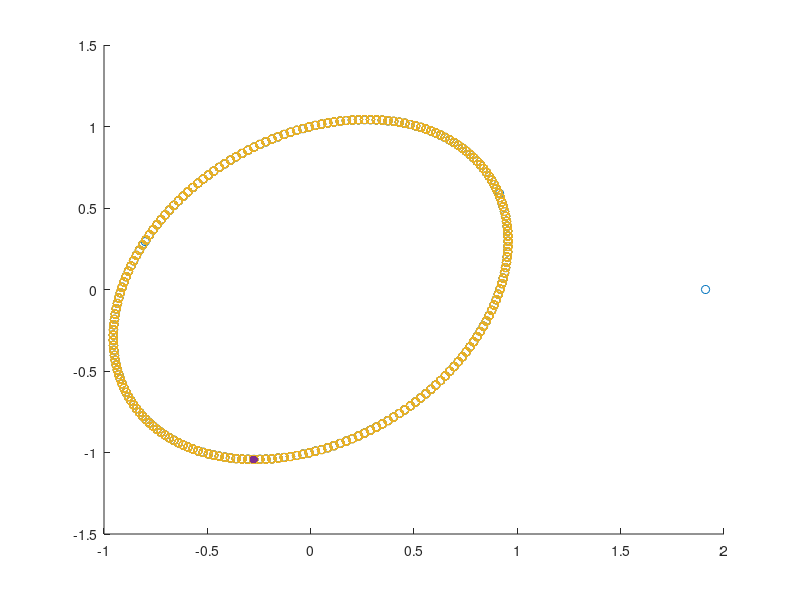
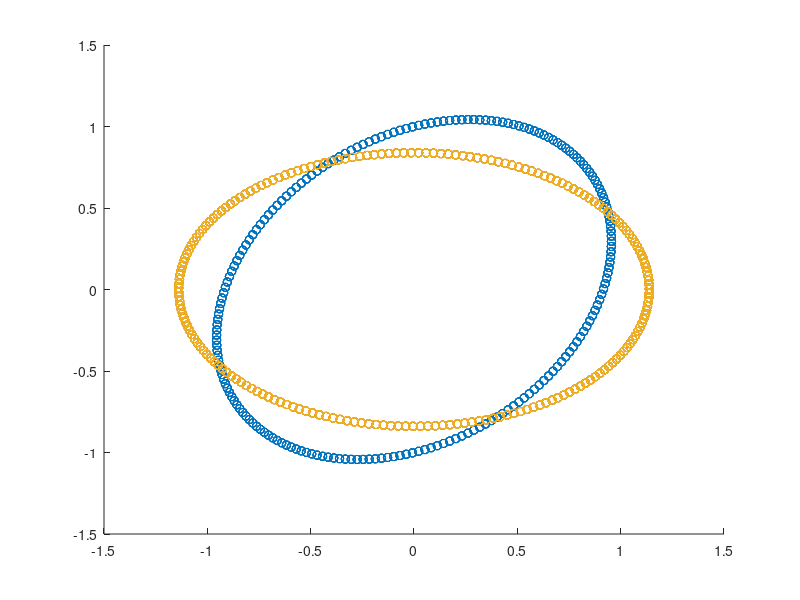

Recreate these plots in MATLAB, in order.
% Frequency of source
freq = 2000;

% Sampling rate
samp_rate = 39.8e3;

% Analong over sample rate
OSR = 16;

% Determine sample rate of simulation
sim_rate = samp_rate*OSR;

% Number of received samples
N = 1024;

% Time axis for simulation data
n = 0:(N*OSR-1);

% Create transmitted signal
x = exp(1i*2*pi*freq/sim_rate*n);

% I/Q Magnitude Imbalance
eps = 0;

% I/Q Phase Imbalance
phi = 0.3 %pi/4; %3*pi/16 + pi;

% Carrier Frequency
fc = 0.3;

% Mix signal to carrier frequency
tx_sig = real(x)*(1+eps).*cos(2*pi*fc*n+phi)-imag(x).*sin(2*pi*fc*n);

% Arbitrary Scale Factor to Simplify Math
tx_sig = tx_sig*2;

% Mix and LPF signal
rx_sig = tx_sig.*exp(-1i*2*pi*fc*n);
h = fir1(31,fc);
rx_sig = filtfilt(h,1,rx_sig);

% Decimate to get back to sampled signal
rx_sig = rx_sig(1:OSR:end);

% Create plot of constellation
figure(1); clf;
scatter(real(rx_sig),imag(rx_sig));
hold on;
scatter(real(rx_sig(15)),imag(rx_sig(15)),'filled')
% xlim([-1.5 1.5])
% ylim([-1.5 1.5])

a1 = sqrt(1+sin(phi));
a2 = sqrt(1-sin(phi));
b1 = -pi/4;
b2 = -pi/4;
fo = freq/samp_rate;
t = 0:(N-1);
x = a1*cos(2*pi*fo*t+b1) + 1i*a2*sin(2*pi*fo*t+b2);
theta = phi/2+pi/4;
x = x*exp(1i*theta);
scatter(real(x),imag(x));
scatter(real(x(15)),imag(x(15)),'filled')

% Generate received signal based on formulas stated in homework submission
ar = (1+eps)*cos(phi);
ai = 1i*(1+eps)*sin(phi)+1;
ai_mag = abs(ai);
ai_phase = angle(ai);
f = freq/samp_rate;
x = ar*cos(2*pi*f*(0:999)) + 1i*ai_mag*sin(2*pi*f*(0:999)+ai_phase);

% Create scatter plot with received signal
figure(2); clf;
scatter(real(x),imag(x))
hold on;

% Show form in problem is mathematically equivalent
ai_mag = sqrt(1+(1+eps)^2*sin(phi)^2);
ai_phase = atan((1+eps)*sin(phi));
% x = ar*cos(2*pi*f*(0:999)) + 1i*ai_mag*sin(2*pi*f*(0:999)+ai_phase);
% theta = phi/2+pi/4-3*pi/2
% 0.5*atan2(sin(2*phi),(cos(2*phi)-1))]
n = mod(round(mod(phi/(2*pi),1)*4),4)
% if n == 2
%     n = 0;
% end
n = 0
theta = 0.5*atan(((1+eps)^2*sin(2*phi))/((1+eps)^2*cos(2*phi)-1)) + n*pi/2;
theta = phi/2 + pi/4;
% if (sign(cos(theta)) ~= sign(cos(phi-theta)))
%     error('Bad Rotation Angle');
% end
% theta/pi
t = 0:999;
a1_mag = sqrt((1+eps)^2*cos(phi-theta)^2+sin(theta)^2);
a2_mag = sqrt((1+eps)^2*sin(phi-theta)^2+cos(theta)^2);
a1_phase = atan2(-sin(theta),(1+eps)*cos(phi-theta))
a2_phase = atan2((1+eps)*sin(phi-theta),cos(theta))
x = a1_mag*cos(2*pi*f*t+a1_phase) + 1i*a2_mag*sin(2*pi*f*t+a2_phase);
% x = x*exp(1i*theta);
% x = sqrt(1+2*(1+eps)*cos*cos(phi-theta)*cos(2*pi*f*(0:999))+
scatter(real(x),imag(x))
% xlim([-1.5 1.5])
% ylim([-1.5 1.5])
% x = a1_mag*cos(2*pi*f*t+a1_phase) + 1i*a2_mag*sin(2*pi*f*t+a1_phase);
scatter(real(x),imag(x))
